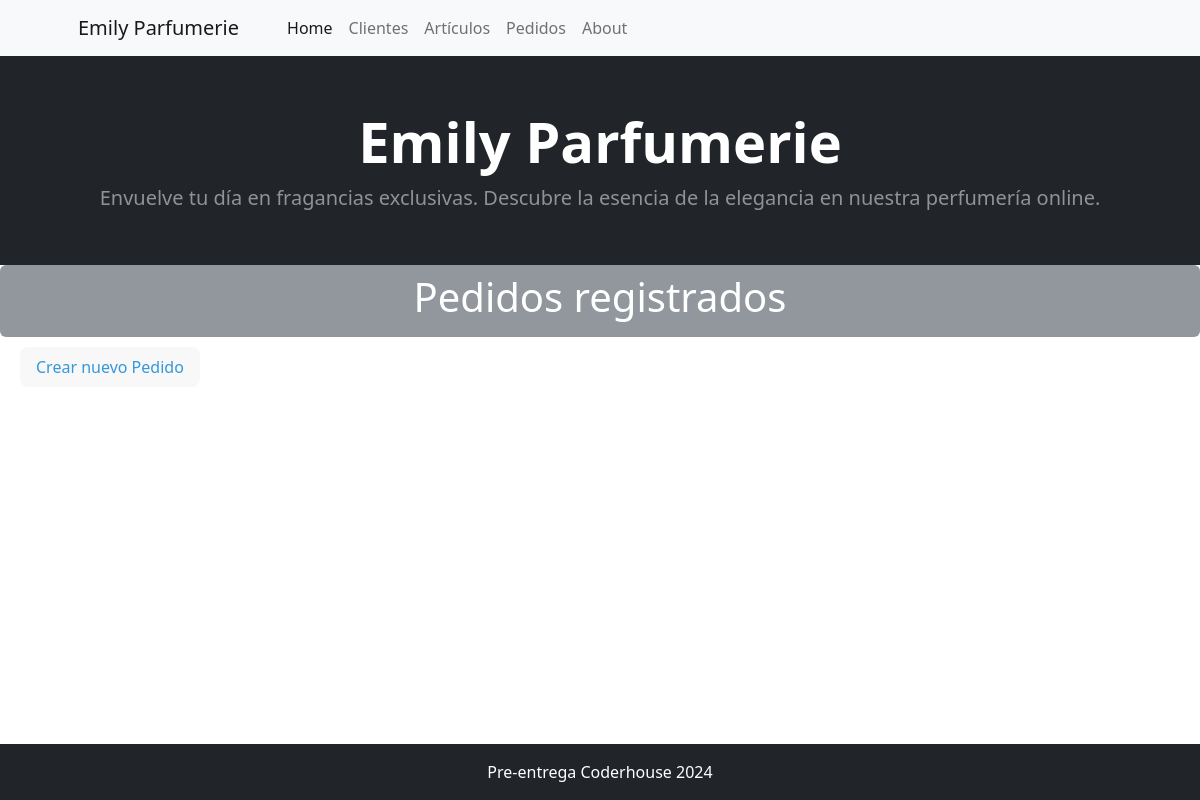
/cliente/pedidos/, run on an earlier commit of the app's database.
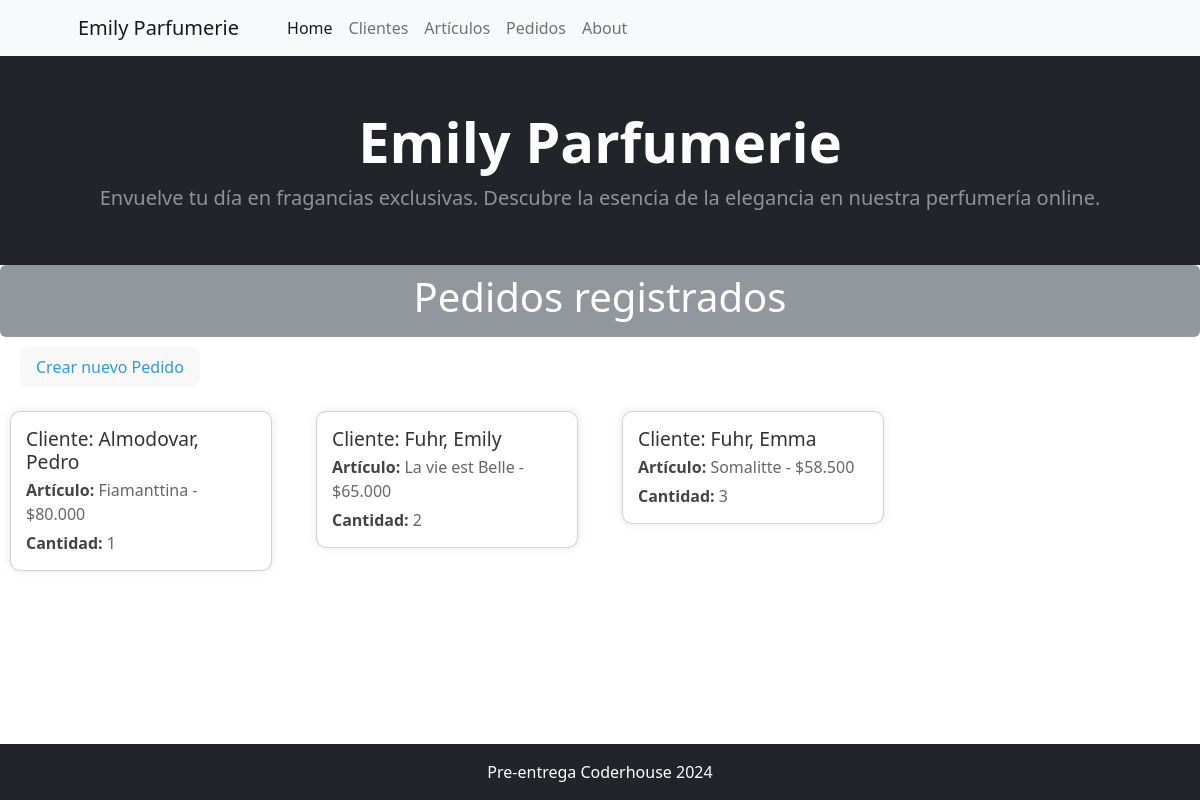
And on a later commit of the database.
### cliente/models.py (models this page shows, shortened)
class Pedido(models.Model):
    cliente = models.ForeignKey(Cliente,on_delete=models.SET_NULL, null=True, blank=True,verbose_name='Cliente')
    articulo = models.ForeignKey(Articulo,on_delete=models.SET_NULL, null=True, blank=True,verbose_name='Artículo')
    cantidad = models.IntegerField(verbose_name='Cantidad', default=0)

class Cliente(models.Model):
    nombre = models.CharField(max_length=200, verbose_name='Nombre')
    apellido = models.CharField(max_length=200, verbose_name='Apellido')
    dni = models.CharField(max_length=8,verbose_name='DNI', unique=True)
    direccion =  models.CharField(max_length=200, verbose_name='Dirección')
    ciudad =  models.CharField(max_length=200, verbose_name='Ciudad', default='',null=False)
    def __str__(self):
        return f"{self.apellido}, {self.nombre}"
    class Meta:
        verbose_name_plural = "Clientes"
        verbose_name = 'Cliente'

### articulo/models.py (models this page shows)
class Articulo(models.Model):
    nombre = models.CharField(max_length=200, verbose_name='Nombre')
    descripcion = models.CharField(max_length=200, verbose_name='Descripción')
    precio =  models.CharField(max_length=200, verbose_name='Precio')
    def __str__(self):
        return f"{self.nombre} - ${self.precio}"
    class Meta:
        verbose_name_plural = "Artículos"
        verbose_name = 'Artículo'

### cliente/views.py (the view)
# urls.py: path("pedidos/", views.pedidos, name="pedidos"),
def pedidos(request):
    consulta_pedidos = models.Pedido.objects.all()
    context = {"pedidos": consulta_pedidos}
    return render(request, "cliente/pedidos.html", context)

### cliente/templates/cliente/pedidos.html (shortened to what this page needs)
{% extends 'core/base.html' %}
{% block titulo %}
    Pedidos registrados
{% endblock titulo %}
{% block contenido %}
<div style="margin-left: 20px; margin-top: 10px; display: inline-block; background-color: #f8f8f8; color: #3498db; padding: 8px 16px; border-radius: 8px;">
    <a href="{% url 'cliente:crear_pedidos' %}" style="color: #3498db; text-decoration: none;">Crear nuevo Pedido</a>
</div>
    <section class="clientes mt-4">
        <div class="row">
            {% for pedido in pedidos %}
                <div class="col-md-3 mb-3">
                    <div class="card-container">
                        <div class="card">
                            <div class="card-body">
                                <h3 class="card-title">Cliente: {{ pedido.cliente }}</h3>
                                <p class="card-text">
                                    <strong>Artículo:</strong> {{ pedido.articulo }}
                                </p>
                                <p class="card-text">
                                    <strong>Cantidad:</strong>  {{ pedido.cantidad }}
                                </p>
                            </div>
                        </div>
                    </div>
                </div>
            {% endfor %}
        </div>
    </section>
<div style="height: 50px;"></div>
{% endblock contenido %}

What changed in the data, as far as the page shows it:
added Pedido: cliente "Almodovar, Pedro", articulo "Fiamanttina - $80.000", cantidad "1"
added Pedido: cliente "Fuhr, Emily", articulo "La vie est Belle - $65.000", cantidad "2"
added Pedido: cliente "Fuhr, Emma", articulo "Somalitte - $58.500", cantidad "3"
